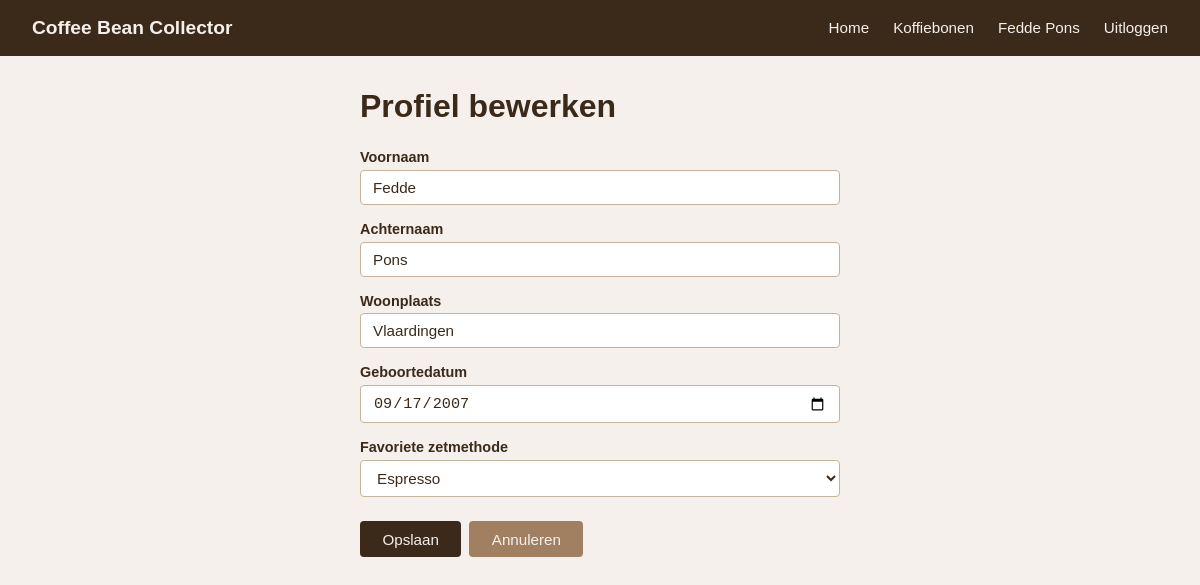
The app's page /profile/edit/ (signed in) with its own data.
### base/models.py (models this page shows, shortened)
class Profile(models.Model):
    BREWING_METHODS = [
        ('espresso', 'Espresso'),
        ('filter', 'Filter'),
        ('french_press', 'French Press'),
        ('pour_over', 'Pour Over'),
        ('aeropress', 'AeroPress'),
        ('moka_pot', 'Moka Pot'),
        ('cold_brew', 'Cold Brew'),
    ]
    user = models.OneToOneField(User, on_delete=models.CASCADE, related_name='profile')
    favorite_method = models.CharField(max_length=50, choices=BREWING_METHODS, blank=True, default='')
    city = models.CharField(max_length=255, blank=True, default='')
    date_of_birth = models.DateField(null=True, blank=True)

### base/views.py (the view)
# urls.py: path('profile/edit/', views.profile_edit, name='profile_edit'),
@login_required(login_url='/login/')
def profile_edit(request):
    from .models import Profile
    user_profile, _ = Profile.objects.get_or_create(user=request.user)
    user_form = UserUpdateForm(request.POST or None, instance=request.user)
    profile_form = ProfileUpdateForm(request.POST or None, instance=user_profile)
    if request.method == 'POST' and user_form.is_valid() and profile_form.is_valid():
        user_form.save()
        profile_form.save()
        messages.success(request, 'Profiel bijgewerkt!')
        return redirect('profile')
    return render(request, 'base/profile_edit.html', {'user_form': user_form, 'profile_form': profile_form})

### base/forms.py
class UserUpdateForm(forms.ModelForm):
    class Meta:
        model = User
        fields = ['first_name', 'last_name']
        labels = {
            'first_name': 'Voornaam',
            'last_name': 'Achternaam',
        }

class ProfileUpdateForm(forms.ModelForm):
    class Meta:
        model = Profile
        fields = ['city', 'date_of_birth', 'favorite_method']
        labels = {
            'city': 'Woonplaats',
            'date_of_birth': 'Geboortedatum',
            'favorite_method': 'Favoriete zetmethode',
        }
        widgets = {
            'date_of_birth': forms.DateInput(attrs={'type': 'date'}),
        }

### base/templates/base/profile_edit.html (shortened to what this page needs)
{% extends "base.html" %}
{% block content %}
<div class="auth-container">
    <h1>Profiel bewerken</h1>
    <form method="post" novalidate>
        {% for field in user_form %}
            <div class="form-group">
                <label for="{{ field.id_for_label }}">{{ field.label }}</label>
                {{ field }}
            </div>
        {% endfor %}
        {% for field in profile_form %}
            <div class="form-group">
                <label for="{{ field.id_for_label }}">{{ field.label }}</label>
                {{ field }}
            </div>
        {% endfor %}
        <div class="form-actions">
            <button type="submit" class="btn">Opslaan</button>
            <a href="{% url 'profile' %}" class="btn btn-secondary">Annuleren</a>
        </div>
    </form>
</div>
{% endblock %}

### base/templates/base.html (shortened to what this page needs)
{% load static %}
<!DOCTYPE html>
<html lang="nl">
<head>
    <link rel="stylesheet" href="{% static 'base/css/style.css' %}">
</head>
<body>
<nav>
    <a class="brand" href="/">Coffee Bean Collector</a>
    <ul>
        <li><a href="/">Home</a></li>
        <li><a href="{% url 'bean_list' %}">Koffiebonen</a></li>
        {% if user.is_authenticated %}
            <li><a href="{% url 'profile' %}">{{ user.get_full_name|default:user.username }}</a></li>
            <li>
                <form method="post" action="{% url 'logout' %}" style="margin:0;">
                    <button type="submit" class="nav-logout-btn">Uitloggen</button>
                </form>
            </li>
        {% else %}
            <li><a href="{% url 'login' %}">Inloggen</a></li>
            <li><a href="{% url 'register' %}">Registreren</a></li>
        {% endif %}
    </ul>
</nav>
<main>
    {% block content %}
    {% endblock %}
</main>
</body>
</html>

### base/static/base/css/style.css (style rules this page uses)
* { margin: 0; padding: 0; box-sizing: border-box; }
body { font-family: Arial, sans-serif; background-color: #f5f0eb; color: #3b2a1a; }
nav { background-color: #3b2a1a; padding: 0 2rem; display: flex; align-items: center; justify-content: space-between; height: 56px; }
nav .brand { color: #f5f0eb; font-size: 1.2rem; font-weight: bold; text-decoration: none; }
nav ul { list-style: none; display: flex; gap: 1.5rem; }
nav ul li a { color: #f5f0eb; text-decoration: none; font-size: 0.95rem; }
main { max-width: 1100px; margin: 2rem auto; padding: 0 1.5rem; }
.nav-logout-btn { background: none; border: none; color: #f5f0eb; font-size: 0.95rem; cursor: pointer; padding: 0; font-family: inherit; }
.auth-container { max-width: 480px; margin: 0 auto; }
.auth-container h1 { margin-bottom: 1.5rem; }
.form-group { display: flex; flex-direction: column; margin-bottom: 1rem; }
.form-group label { font-weight: bold; margin-bottom: 0.3rem; font-size: 0.9rem; }
.form-group input, .form-group select { padding: 0.5rem 0.75rem; border: 1px solid #c4b49a; border-radius: 4px; font-size: 0.95rem; background-color: #fff; color: #3b2a1a; }
.btn { display: inline-block; margin-top: 0.5rem; padding: 0.6rem 1.4rem; background-color: #3b2a1a; color: #f5f0eb; border: none; border-radius: 4px; font-size: 0.95rem; cursor: pointer; text-decoration: none; }
.btn-secondary { background-color: #a08060; margin-left: 0.5rem; }
.form-actions { display: flex; align-items: center; margin-top: 0.5rem; }

### records on screen
Profile: profile_form "Vlaardingen" "09/17/2007" "Espresso"

### other values on screen
{{ user.get_full_name|default:user.username }} "Fedde Pons"
{{ field.label }} "Voornaam" "Achternaam"
{{ field.label }} "Woonplaats" "Geboortedatum" "Favoriete zetmethode"
